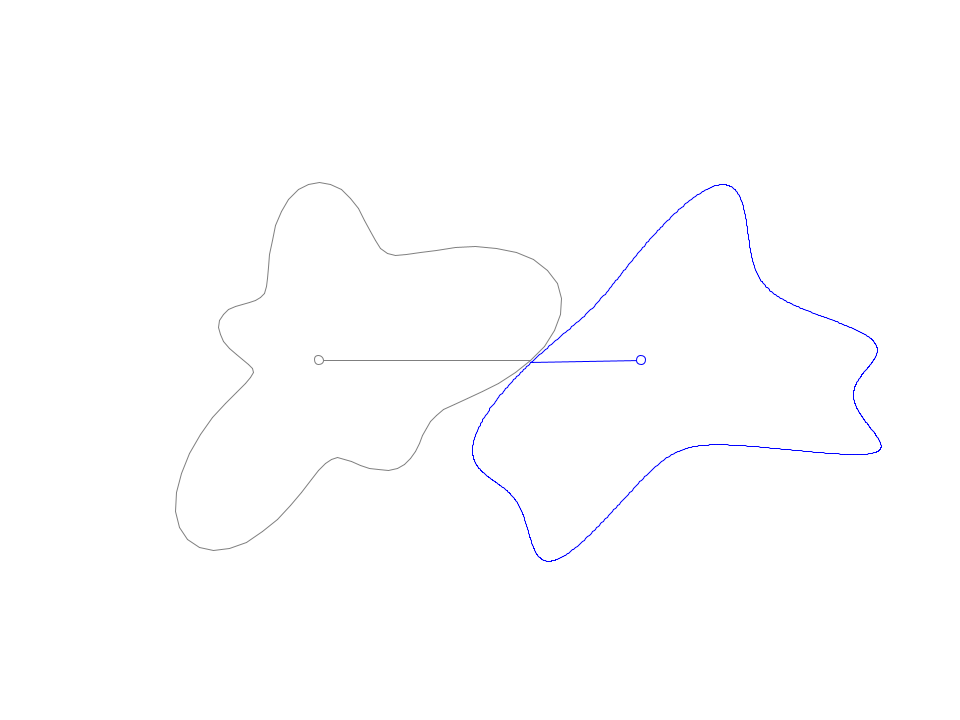
Frame 1 (no input)
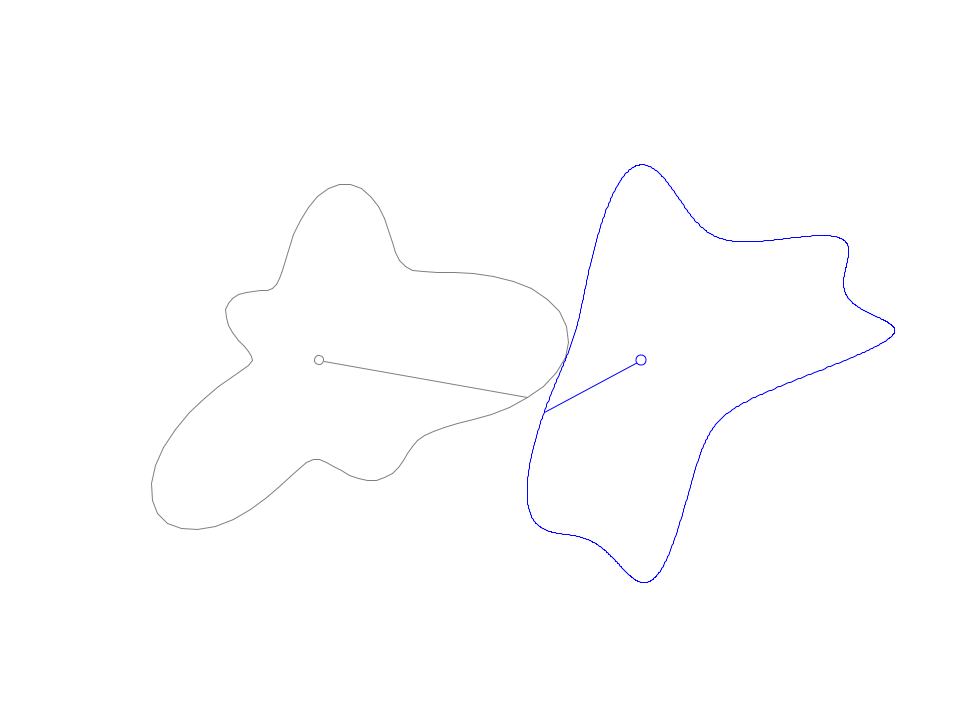
Frame 60 (the mouse pressed at the canvas centre just before this capture)
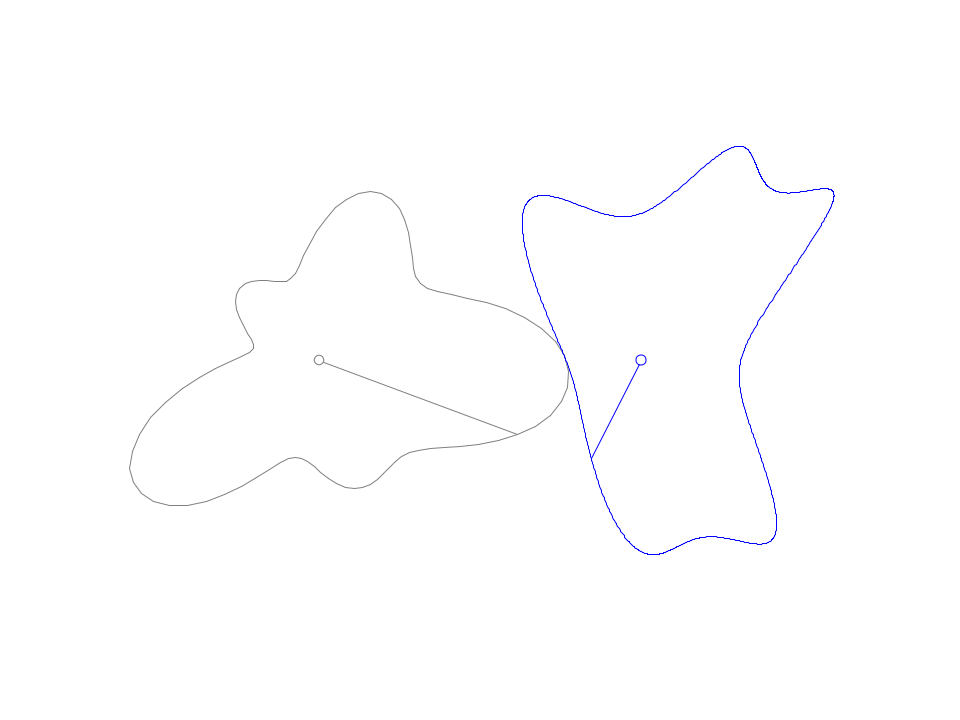
Frame 120 (the mouse held since frame 60 and released just before this capture)

The Processing sketch that drew these frames (run headless with seeded random() and noise(); from frame 60 on, the mouse is pressed at the canvas centre):

// Processing sketch: gearArtist
// ── gearArtist.pde

/* TODO:
 Fix bug with amplitudeMultipler below.
 */

int n1 = 1;
int n2 = 1;
float gearSpeed = 0.003;
float axleSeparation;
int numIterationsPerGear = 100;

float amplitudeMultipler = 0.236;//try 0.236, 0.237, then 0.238 with
//  return height * 0.2 * (1 + amplitudeMultipler * (cos(theta * n1) +  sin(theta * n1 * 2 )+   cos(theta * n1 * 3 )+   sin(theta * n1 * 5 )));

void setup() {
  size(960, 720);

  calibrateAxleSeparation();
}


float radius(float theta) {
  //return height * 0.1 * (1 + 0.3 * (cos(theta * n1) + cos(theta * n1 * 2)));
  //return height * 0.2 * (1 + 0.1 * (cos(theta * n1) + 2 * cos(theta * n1 * 2)));
  return height * 0.2 * (1 + amplitudeMultipler * (cos(theta * n1) +  sin(theta * n1 * 2 )+   cos(theta * n1 * 3 )+   sin(theta * n1 * 5 )));
  //return height * 0.1 * (1 + 0.8 * cos(theta * n1) ); 
  //return height * 0.1 * (1 + 0.7 * sin(theta * n1) );
}

void calibrateAxleSeparation() {
  float gearOneAngle = 2 * PI;
  float maxSeparation = 2000;
  float minSeparation = 0;
  while (maxSeparation - minSeparation > 0.0001) {
    axleSeparation = (maxSeparation + minSeparation) * 0.5;
    if (gearTwoRotation(gearOneAngle) * n2 < gearOneAngle * n1) {
      maxSeparation = axleSeparation;
    } else {
      minSeparation = axleSeparation;
    }
  }
  println(axleSeparation);
}

void draw() {
  background(255);
  translate((width - axleSeparation) * 0.5, height * 0.5);
  scale(1, -1);
  stroke(127);
  drawFirstGear();
  stroke(0, 0, 255);
  translate(axleSeparation, 0);
  drawSecondGear();
}

float gearOneRotation() {
  float angle = frameCount * gearSpeed;
  //angle = angle - 2 * PI * floor(angle / (2 * PI));
  return angle;
}

float gearTwoRotation(float gearOneAngle) {
  float numStepsForSecondGear = numIterationsPerGear * 5;
  float dTheta = 2 * PI / n1 / numStepsForSecondGear;
  float theta1 = 0;
  float theta2 = 0;
  while (theta1 < gearOneAngle) {
    theta1 += dTheta;
    float r1 = radius(theta1);
    float r2 = axleSeparation - r1;
    theta2 += dTheta * r1 / r2;
  }
  return theta2;
}

void drawFirstGear() {
  pushMatrix();
  rotate(-gearOneRotation());
  line(0,0,radius(0),0);
  drawAxle();  
  float dTheta = 2 * PI / n1 / numIterationsPerGear;
  float x = radius(0);
  float y = 0;
  for (int i = 0; i < numIterationsPerGear * n1; ++i) {
    float theta = dTheta * (i + 1);
    float r = radius(theta);
    float newX = r * cos(theta);
    float newY = r * sin(theta);
    line(x, y, newX, newY);
    x = newX;
    y = newY;
  }
  popMatrix();
}

void drawAxle() {
  float axleDiameter = width * 0.01;
  ellipse(0, 0, axleDiameter, axleDiameter);
}

void drawSecondGear() {
  pushMatrix();
  rotate(gearTwoRotation(gearOneRotation()));
  float x = radius(0) - axleSeparation;
  line(0,0,x,0);
  drawAxle();
  float numStepsForSecondGear = numIterationsPerGear * 10;
  float dTheta = 2 * PI / n1 / numStepsForSecondGear;
  float y = 0;
  float theta2 = 0;
  for (int i = 0; i < numStepsForSecondGear * n2; ++i) {
    float theta1 = dTheta * (i + 1);
    float r1 = radius(theta1);
    float r2 = axleSeparation - r1;
    theta2 += dTheta * r1 / r2;
    float newX = - r2 * cos(theta2);
    float newY = r2 * sin(theta2);
    line(x, y, newX, newY);
    x = newX;
    y = newY;
  }
  popMatrix();
}
